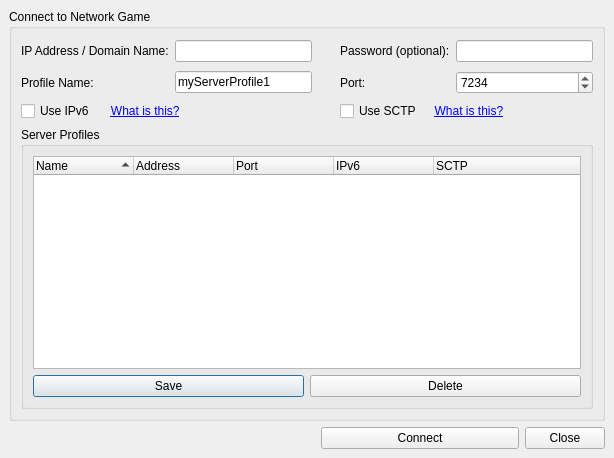
<ui version="4.0" >
 <class>joinNetworkGameDialog</class>
 <widget class="QDialog" name="joinNetworkGameDialog" >
  <property name="geometry" >
   <rect>
    <x>0</x>
    <y>0</y>
    <width>614</width>
    <height>458</height>
   </rect>
  </property>
  <property name="windowTitle" >
   <string>Join Network Game</string>
  </property>
  <layout class="QGridLayout" >
   <property name="margin" >
    <number>9</number>
   </property>
   <property name="spacing" >
    <number>6</number>
   </property>
   <item row="0" column="0" >
    <widget class="QGroupBox" name="groupBox" >
     <property name="title" >
      <string>Connect to Network Game</string>
     </property>
     <layout class="QGridLayout" >
      <property name="margin" >
       <number>9</number>
      </property>
      <property name="spacing" >
       <number>6</number>
      </property>
      <item row="3" column="0" colspan="5" >
       <widget class="QGroupBox" name="groupBox_2" >
        <property name="title" >
         <string>Server Profiles</string>
        </property>
        <layout class="QGridLayout" >
         <property name="margin" >
          <number>9</number>
         </property>
         <property name="spacing" >
          <number>6</number>
         </property>
         <item row="0" column="0" >
          <widget class="QTreeWidget" name="treeWidget" >
           <property name="alternatingRowColors" >
            <bool>true</bool>
           </property>
           <property name="indentation" >
            <number>15</number>
           </property>
           <property name="rootIsDecorated" >
            <bool>false</bool>
           </property>
           <property name="sortingEnabled" >
            <bool>true</bool>
           </property>
           <property name="animated" >
            <bool>true</bool>
           </property>
           <property name="allColumnsShowFocus" >
            <bool>true</bool>
           </property>
           <column>
            <property name="text" >
             <string>Name</string>
            </property>
           </column>
           <column>
            <property name="text" >
             <string>Address</string>
            </property>
           </column>
           <column>
            <property name="text" >
             <string>Port</string>
            </property>
           </column>
           <column>
            <property name="text" >
             <string>IPv6</string>
            </property>
           </column>
           <column>
            <property name="text" >
             <string>SCTP</string>
            </property>
           </column>
          </widget>
         </item>
         <item row="1" column="0" >
          <layout class="QHBoxLayout" >
           <property name="margin" >
            <number>0</number>
           </property>
           <property name="spacing" >
            <number>6</number>
           </property>
           <item>
            <widget class="QPushButton" name="pushButton_save" >
             <property name="text" >
              <string>Save</string>
             </property>
            </widget>
           </item>
           <item>
            <widget class="QPushButton" name="pushButton_delete" >
             <property name="text" >
              <string>Delete</string>
             </property>
            </widget>
           </item>
          </layout>
         </item>
        </layout>
       </widget>
      </item>
      <item row="2" column="3" colspan="2" >
       <layout class="QHBoxLayout" >
        <property name="margin" >
         <number>0</number>
        </property>
        <property name="spacing" >
         <number>6</number>
        </property>
        <item>
         <widget class="QCheckBox" name="checkBox_sctp" >
          <property name="text" >
           <string>Use SCTP</string>
          </property>
         </widget>
        </item>
        <item>
         <widget class="QLabel" name="label_6" >
          <property name="text" >
           <string>&lt;html>&lt;head>&lt;meta name="qrichtext" content="1" />&lt;style type="text/css">
p, li { white-space: pre-wrap; }
&lt;/style>&lt;/head>&lt;body style=" font-family:'Nimbus Sans L'; font-size:9pt; font-weight:400; font-style:normal; text-decoration:none;">
&lt;p style=" margin-top:0px; margin-bottom:0px; margin-left:0px; margin-right:0px; -qt-block-indent:0; text-indent:0px;">  &lt;a href="http://en.wikipedia.org/wiki/Stream_Control_Transmission_Protocol">&lt;span style=" text-decoration: underline; color:#0000ff;">What is this?&lt;/span>&lt;/a>&lt;/p>&lt;/body>&lt;/html></string>
          </property>
          <property name="openExternalLinks" >
           <bool>true</bool>
          </property>
         </widget>
        </item>
        <item>
         <spacer>
          <property name="orientation" >
           <enum>Qt::Horizontal</enum>
          </property>
          <property name="sizeHint" >
           <size>
            <width>40</width>
            <height>20</height>
           </size>
          </property>
         </spacer>
        </item>
       </layout>
      </item>
      <item row="2" column="0" colspan="2" >
       <layout class="QHBoxLayout" >
        <property name="margin" >
         <number>0</number>
        </property>
        <property name="spacing" >
         <number>6</number>
        </property>
        <item>
         <widget class="QCheckBox" name="checkBox_ipv6" >
          <property name="text" >
           <string>Use IPv6</string>
          </property>
         </widget>
        </item>
        <item>
         <widget class="QLabel" name="label_5" >
          <property name="text" >
           <string>&lt;html>&lt;head>&lt;meta name="qrichtext" content="1" />&lt;style type="text/css">
p, li { white-space: pre-wrap; }
&lt;/style>&lt;/head>&lt;body style=" font-family:'Nimbus Sans L'; font-size:9pt; font-weight:400; font-style:normal; text-decoration:none;">
&lt;p style=" margin-top:0px; margin-bottom:0px; margin-left:0px; margin-right:0px; -qt-block-indent:0; text-indent:0px;">   &lt;a href="http://en.wikipedia.org/wiki/Ipv6">&lt;span style=" text-decoration: underline; color:#0000ff;">What is this?&lt;/span>&lt;/a>&lt;/p>&lt;/body>&lt;/html></string>
          </property>
          <property name="openExternalLinks" >
           <bool>true</bool>
          </property>
         </widget>
        </item>
        <item>
         <spacer>
          <property name="orientation" >
           <enum>Qt::Horizontal</enum>
          </property>
          <property name="sizeHint" >
           <size>
            <width>131</width>
            <height>20</height>
           </size>
          </property>
         </spacer>
        </item>
       </layout>
      </item>
      <item rowspan="2" row="0" column="2" >
       <spacer>
        <property name="orientation" >
         <enum>Qt::Horizontal</enum>
        </property>
        <property name="sizeType" >
         <enum>QSizePolicy::Fixed</enum>
        </property>
        <property name="sizeHint" >
         <size>
          <width>16</width>
          <height>57</height>
         </size>
        </property>
       </spacer>
      </item>
      <item row="0" column="1" >
       <widget class="QLineEdit" name="lineEdit_ipAddress" />
      </item>
      <item row="0" column="4" >
       <widget class="QLineEdit" name="lineEdit_password" >
        <property name="echoMode" >
         <enum>QLineEdit::Password</enum>
        </property>
       </widget>
      </item>
      <item row="0" column="3" >
       <widget class="QLabel" name="label_3" >
        <property name="text" >
         <string>Password (optional):</string>
        </property>
       </widget>
      </item>
      <item row="1" column="4" >
       <widget class="QSpinBox" name="spinBox_port" >
        <property name="maximum" >
         <number>65535</number>
        </property>
        <property name="minimum" >
         <number>80</number>
        </property>
        <property name="value" >
         <number>7234</number>
        </property>
       </widget>
      </item>
      <item row="1" column="3" >
       <widget class="QLabel" name="label_2" >
        <property name="text" >
         <string>Port:</string>
        </property>
       </widget>
      </item>
      <item row="0" column="0" >
       <widget class="QLabel" name="label" >
        <property name="text" >
         <string>IP Address / Domain Name:</string>
        </property>
       </widget>
      </item>
      <item row="1" column="0" >
       <widget class="QLabel" name="label_4" >
        <property name="text" >
         <string>Profile Name:</string>
        </property>
       </widget>
      </item>
      <item row="1" column="1" >
       <widget class="QLineEdit" name="lineEdit_profileName" >
        <property name="text" >
         <string>myServerProfile1</string>
        </property>
       </widget>
      </item>
     </layout>
    </widget>
   </item>
   <item row="1" column="0" >
    <layout class="QHBoxLayout" >
     <property name="margin" >
      <number>0</number>
     </property>
     <property name="spacing" >
      <number>6</number>
     </property>
     <item>
      <spacer>
       <property name="orientation" >
        <enum>Qt::Horizontal</enum>
       </property>
       <property name="sizeHint" >
        <size>
         <width>40</width>
         <height>20</height>
        </size>
       </property>
      </spacer>
     </item>
     <item>
      <widget class="QPushButton" name="pushButton_connect" >
       <property name="minimumSize" >
        <size>
         <width>198</width>
         <height>0</height>
        </size>
       </property>
       <property name="text" >
        <string>Connect</string>
       </property>
      </widget>
     </item>
     <item>
      <widget class="QPushButton" name="pushButton_close" >
       <property name="text" >
        <string>Close</string>
       </property>
      </widget>
     </item>
    </layout>
   </item>
  </layout>
 </widget>
 <tabstops>
  <tabstop>lineEdit_ipAddress</tabstop>
  <tabstop>lineEdit_password</tabstop>
  <tabstop>lineEdit_profileName</tabstop>
  <tabstop>spinBox_port</tabstop>
  <tabstop>checkBox_ipv6</tabstop>
  <tabstop>treeWidget</tabstop>
  <tabstop>pushButton_save</tabstop>
  <tabstop>pushButton_delete</tabstop>
  <tabstop>pushButton_connect</tabstop>
  <tabstop>pushButton_close</tabstop>
 </tabstops>
 <resources/>
 <connections>
  <connection>
   <sender>pushButton_connect</sender>
   <signal>clicked()</signal>
   <receiver>joinNetworkGameDialog</receiver>
   <slot>accept()</slot>
   <hints>
    <hint type="sourcelabel" >
     <x>376</x>
     <y>447</y>
    </hint>
    <hint type="destinationlabel" >
     <x>33</x>
     <y>422</y>
    </hint>
   </hints>
  </connection>
  <connection>
   <sender>pushButton_close</sender>
   <signal>clicked()</signal>
   <receiver>joinNetworkGameDialog</receiver>
   <slot>reject()</slot>
   <hints>
    <hint type="sourcelabel" >
     <x>548</x>
     <y>429</y>
    </hint>
    <hint type="destinationlabel" >
     <x>483</x>
     <y>428</y>
    </hint>
   </hints>
  </connection>
  <connection>
   <sender>treeWidget</sender>
   <signal>itemDoubleClicked(QTreeWidgetItem*,int)</signal>
   <receiver>pushButton_connect</receiver>
   <slot>click()</slot>
   <hints>
    <hint type="sourcelabel" >
     <x>113</x>
     <y>206</y>
    </hint>
    <hint type="destinationlabel" >
     <x>394</x>
     <y>427</y>
    </hint>
   </hints>
  </connection>
 </connections>
</ui>
